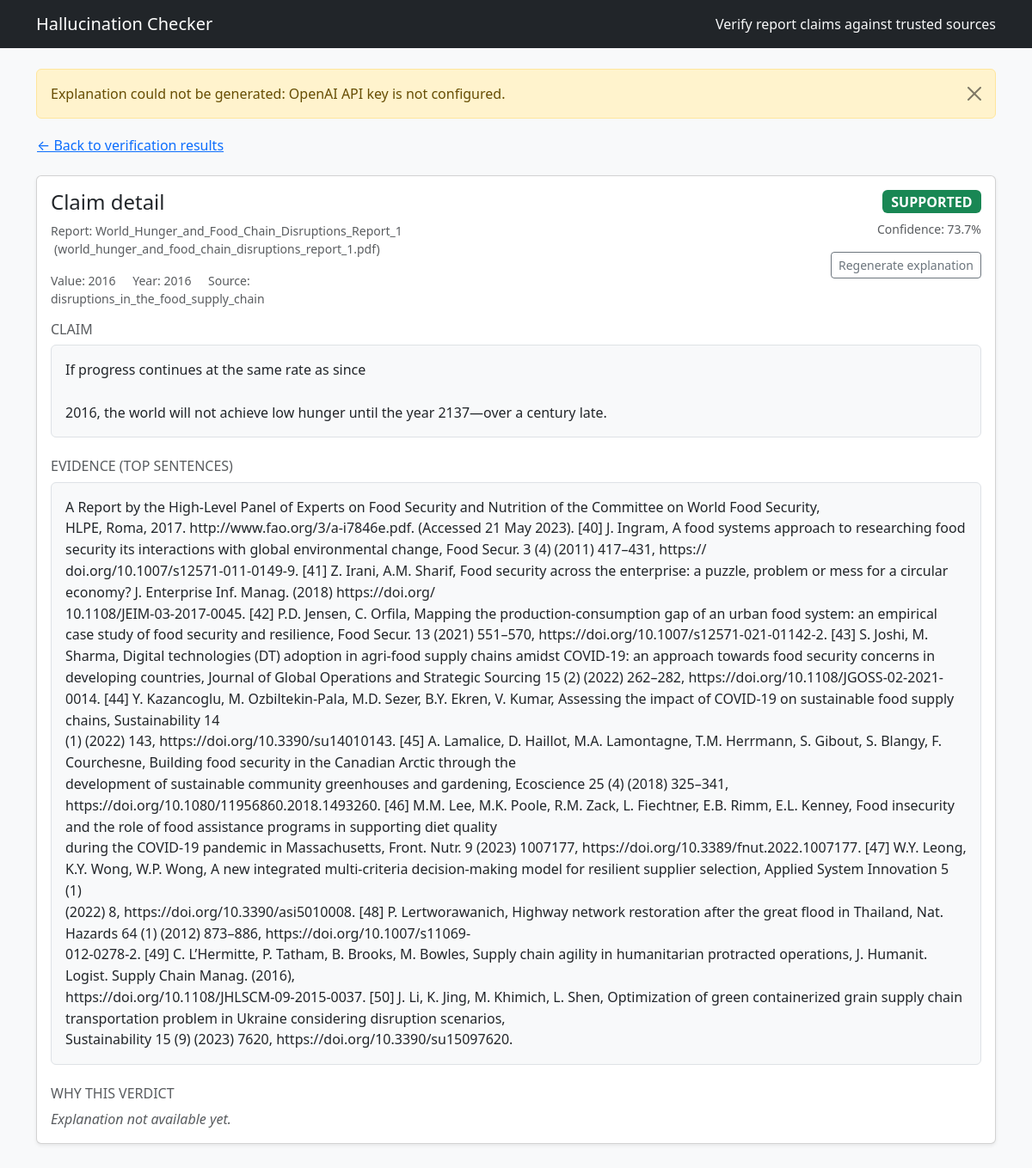
Page /claim/11 on the earlier database version.
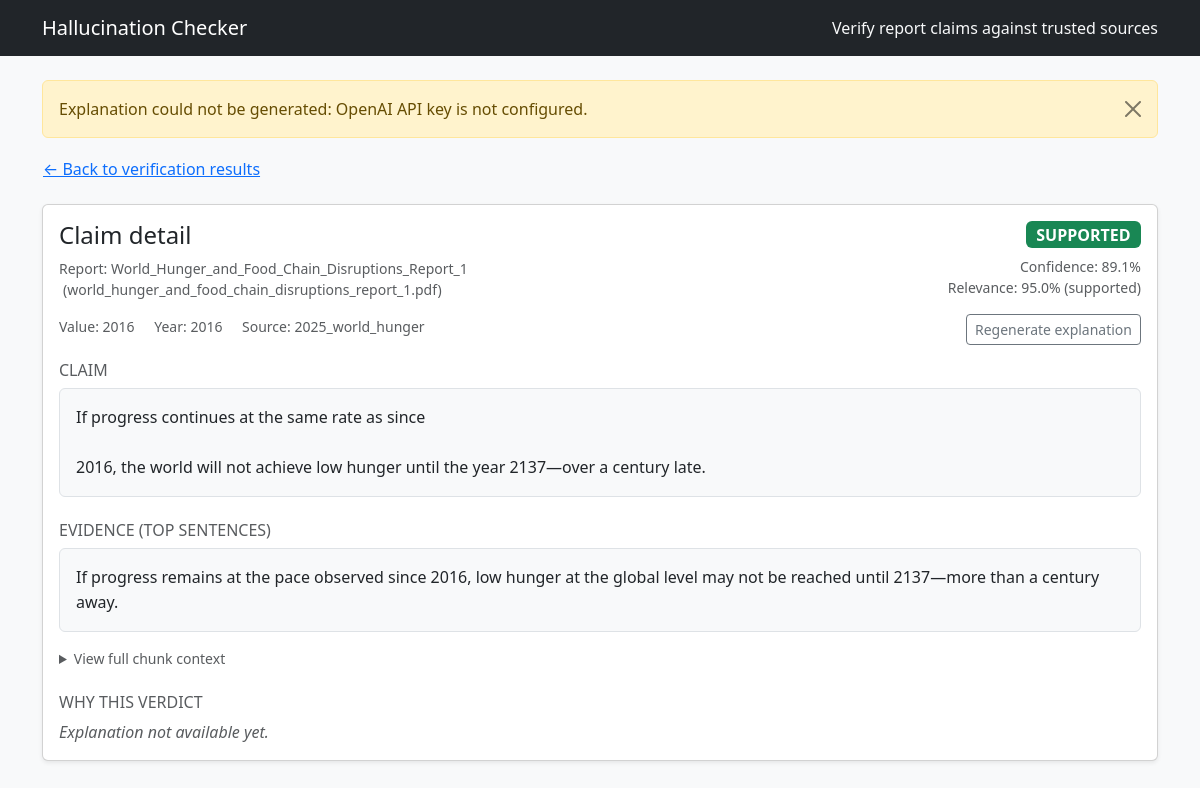
Same page on the later database version.
### src/hallcheck/models.py (models this page shows)
class Base(DeclarativeBase):
    """Declarative base class."""

class Document(Base):
    __tablename__ = "documents"
    id: Mapped[int] = mapped_column(Integer, primary_key=True, autoincrement=True)
    kind: Mapped[DocumentKind] = mapped_column(Enum(DocumentKind), nullable=False)
    path: Mapped[str] = mapped_column(String(512), nullable=False)
    title: Mapped[Optional[str]] = mapped_column(String(256), nullable=True)
    author: Mapped[Optional[str]] = mapped_column(String(256), nullable=True)
    year: Mapped[Optional[int]] = mapped_column(Integer, nullable=True)
    chunks: Mapped[List["Chunk"]] = relationship("Chunk", back_populates="document", cascade="all, delete-orphan")
    claims: Mapped[List["Claim"]] = relationship("Claim", back_populates="document", cascade="all, delete-orphan")

class Verdict(Base):
    __tablename__ = "verdicts"
    id: Mapped[int] = mapped_column(Integer, primary_key=True, autoincrement=True)
    claim_id: Mapped[int] = mapped_column(ForeignKey("claims.id"), nullable=False, index=True)
    status: Mapped[VerdictStatus] = mapped_column(Enum(VerdictStatus), nullable=False)
    confidence: Mapped[float] = mapped_column(Float, nullable=False)
    evidence: Mapped[Optional[dict]] = mapped_column(JSON, nullable=True)
    explanation: Mapped[Optional[str]] = mapped_column(Text, nullable=True)
    claim: Mapped[Claim] = relationship("Claim", back_populates="verdicts")

### app.py (the view)
@app.get("/claim/<int:claim_id>")
def claim_detail(claim_id: int):
    try:
        detail = fetch_claim_detail(claim_id)
    except ValueError as exc:
        flash(str(exc), "warning")
        return redirect(url_for("home"))
    except Exception as exc:  # pragma: no cover - defensive handling
        flash(f"Unable to load claim: {exc}", "danger")
        return redirect(url_for("home"))
    if not detail.get("explanation"):
        try:
            detail["explanation"] = get_or_make_explanation(claim_id)
        except Exception as exc:  # pragma: no cover - defensive handling
            flash(f"Explanation could not be generated: {exc}", "warning")
    report_meta = None
    report_doc_id = detail.get("report_doc_id")
    if report_doc_id is not None:
        report_meta = get_report_details(report_doc_id)
    regen_form = RegenerateExplanationForm()
    return render_template("claim_detail.html", detail=detail, report=report_meta, regen_form=regen_form)

### app.py
class RegenerateExplanationForm(FlaskForm):
    submit = SubmitField("Regenerate explanation")

### app.py (called while the page is built)
@app.context_processor
def inject_globals():
    return {"STATUS_BADGES": STATUS_BADGES}

### src/hallcheck/db.py (called while the page is built)
def init_db() -> None:
    from .models import Base  # Imported lazily to avoid circular import
    Base.metadata.create_all(bind=engine)
    _ensure_verdict_explanation_column()
    _ensure_document_author_column()

@contextmanager
def get_session() -> Iterator[Session]:
    session = SessionLocal()
    try:
        yield session
        session.commit()
    except Exception:
        session.rollback()
        raise
    finally:
        session.close()

def _ensure_verdict_explanation_column() -> None:
    try:
        with engine.begin() as connection:
            inspector = inspect(connection)
            if "verdicts" not in inspector.get_table_names():
                return
            column_names = {col["name"] for col in inspector.get_columns("verdicts")}
            if "explanation" in column_names:
                return
            connection.execute(text("ALTER TABLE verdicts ADD COLUMN explanation TEXT"))
    except Exception:
        pass

### templates/claim_detail.html (shortened to what this page needs)
{% extends "layout.html" %}
{% block content %}
<div class="mb-3">
  {% if detail.report_doc_id %}
    <a href="{{ url_for('results', report_doc_id=detail.report_doc_id) }}#claim-{{ detail.claim_id }}" class="btn btn-link px-0">
      &larr; Back to verification results
    </a>
  {% else %}
    <a href="{{ url_for('home') }}" class="btn btn-link px-0">&larr; Back to dashboard</a>
  {% endif %}
</div>
<div class="card shadow-sm mb-4">
  <div class="card-body">
    <div class="d-flex justify-content-between align-items-start flex-column flex-lg-row gap-4 mb-3">
      <div>
        <h1 class="h4 mb-2">Claim detail</h1>
        {% if report %}
          <div class="small text-muted">
            Report: {{ report.title }}
            {% if report.filename %}
              <span class="ms-1 text-lowercase">({{ report.filename }})</span>
            {% endif %}
          </div>
        {% endif %}
        <div class="small text-muted mt-3">
          {% if detail.value is not none %}
            <span>Value: {{ "{:g}".format(detail.value) }}</span>
          {% endif %}
          {% if detail.year %}
            <span class="ms-3">Year: {{ detail.year }}</span>
          {% endif %}
          {% if detail.source_title %}
            <span class="ms-3">Source: {{ detail.source_title }}</span>
          {% endif %}
        </div>
      </div>
      <div class="text-lg-end w-100 w-lg-auto">
        {% set badge_class = STATUS_BADGES.get(detail.status, 'bg-secondary') %}
        <span class="badge {{ badge_class }} fs-6">{{ detail.status }}</span>
        {% if detail.confidence is not none %}
          <div class="small text-muted mt-2">Confidence: {{ (detail.confidence * 100) | round(1) }}%</div>
        {% endif %}
        {% if detail.rerank_score is not none %}
          <div class="small text-muted">
            Relevance: {{ (detail.rerank_score * 100) | round(1) }}%
            {% if detail.rerank_label %}
              <span class="text-lowercase">({{ detail.rerank_label }})</span>
            {% endif %}
          </div>
        {% endif %}
        <form action="{{ url_for('claim_regen', claim_id=detail.claim_id) }}" method="post" class="mt-3">
          {{ regen_form.submit(class="btn btn-outline-secondary btn-sm") }}
        </form>
      </div>
    </div>
    <section class="mb-4">
      <h2 class="h6 text-uppercase text-muted">Claim</h2>
      <div class="text-block bg-light border rounded p-3">{{ detail.sentence }}</div>
    </section>
    <section class="mb-4">
      <h2 class="h6 text-uppercase text-muted">Evidence (top sentences)</h2>
      {% if detail.evidence_text %}
        <div class="text-block bg-light border rounded p-3">{{ detail.evidence_text }}</div>
        {% if detail.evidence_full_text and detail.evidence_full_text != detail.evidence_text %}
          <details class="mt-3">
            <summary class="small text-muted">View full chunk context</summary>
          </details>
        {% endif %}
      {% else %}
        <p class="text-muted fst-italic mb-0">No evidence snippet recorded for this claim.</p>
      {% endif %}
    </section>
    <section>
      <h2 class="h6 text-uppercase text-muted">Why this verdict</h2>
      {% if detail.explanation %}
        <div class="text-block">{{ detail.explanation }}</div>
      {% else %}
        <p class="text-muted fst-italic mb-0">Explanation not available yet.</p>
      {% endif %}
    </section>
  </div>
</div>
{% endblock %}

Differences in the rows shown:
changed Document: source_title "disruptions_in_the_food_supply_chain" → "2025_world_hunger"
changed Verdict "SUPPORTED": (detail.confidence*100)|round(1) "73.7" → "89.1"; rerank_label (not shown) → "supported"
Other differences:
{{ (detail.rerank_score * 100) | round(1) }}: (not shown) → "95.0"
{{ detail.evidence_text }}: "A Report by the High-Level Panel of Experts on Food Security and Nutrition of the Committee on World Food Security, HLPE, Roma, 2017. http://www.fao.org/3/a-i7846e.pdf. (Accessed 21 May 2023). [40] J. Ingram, A food systems approach to researching food security its interactions with global environmental change, Food Secur. 3 (4) (2011) 417–431, https:// doi.org/10.1007/s12571-011-0149-9. [41] Z. Irani, A.M. Sharif, Food security across the enterprise: a puzzle, problem or mess for a circular economy? J. Enterprise Inf. Manag. (2018) https://doi.org/ 10.1108/JEIM-03-2017-0045. [42] P.D. Jensen, C. Orfila, Mapping the production-consumption gap of an urban food system: an empirical case study…" → "If progress remains at the pace observed since 2016, low hunger at the global level may not be reached until 2137—more than a century away."
text now shown: "Relevance: % ( ) View full chunk context"
